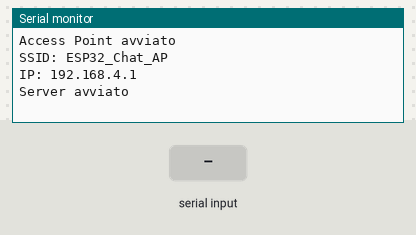
A sketch run on a simulated ESP32. On the bench: the last lines printed to the serial monitor. The test bench sets the inputs (shaded band).

Above: at 1.2 s.
1.3 s: "send \n" received over Serial
At 2.2 s:
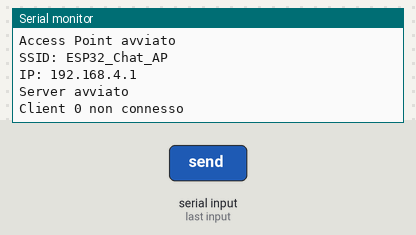
2.8 s: "broadcast \n" received over Serial
At 3.3 s:
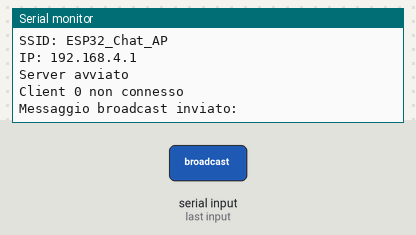
4.3 s: "90,45\n" received over Serial
At 5.5 s:
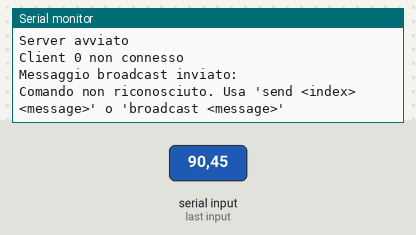
5.8 s: "broadcast ,45\n" received over Serial
At 6.8 s:
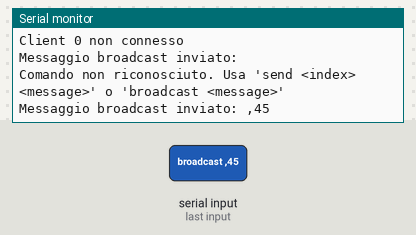

Measured:
- after the input at 1.3 s, the serial monitor: prints a new line at once (image 1)
- after the input at 2.8 s, the serial monitor: prints a new line at once (image 2)
- after the input at 4.3 s, the serial monitor: prints a new line at once (image 3)
- after the input at 5.8 s, the serial monitor: prints a new line at once (image 4)

The sketch:

7s.ino
```cpp
#include <WiFi.h>

const char* ssid = "ESP32_Chat_AP";
const char* password = "12345678"; // Password minima di 8 caratteri

WiFiServer server(12345);
WiFiClient clients[5]; // Max 5 client
unsigned long lastConfigPrintTime = 0; // Variabile per tracciare il tempo

void setupAccessPoint() {
  WiFi.softAP(ssid, password);
  Serial.println("Access Point avviato");
  Serial.print("SSID: ");
  Serial.println(ssid);
  Serial.print("IP: ");
  Serial.println(WiFi.softAPIP());
}

void printConnectedClients() {
  Serial.println("Elenco client connessi:");
  for (int i = 0; i < 5; i++) {
    if (clients[i] && clients[i].connected()) {
      Serial.printf("Client ID %d: IP %s\n", i, clients[i].remoteIP().toString().c_str());
    }
  }
}

void handleNewClients() {
  if (server.hasClient()) {
    for (int i = 0; i < 5; i++) {
      if (!clients[i] || !clients[i].connected()) {
        if (clients[i]) clients[i].stop();
        clients[i] = server.available();
        if (clients[i]) {
          Serial.printf("Nuovo client connesso: ID %d, IP %s\n", i, clients[i].remoteIP().toString().c_str());
          clients[i].printf("ID:%d\n", i); // Invia ID al client
        }
        break;
      }
    }
  }
}

void handleClientMessages() {
  for (int i = 0; i < 5; i++) {
    if (clients[i] && clients[i].connected() && clients[i].available()) {
      String message = clients[i].readStringUntil('\n');
      Serial.printf("Client %d: %s\n", i, message.c_str());
      for (int j = 0; j < 5; j++) {
        if (j != i && clients[j] && clients[j].connected()) {
          clients[j].println(message);
        }
      }
    }
  }
}

void sendMessageToClient(int clientIndex, const String& message) {
  if (clients[clientIndex] && clients[clientIndex].connected()) {
    clients[clientIndex].println(message);
    Serial.printf("Messaggio inviato al client %d: %s\n", clientIndex, message.c_str());
  } else {
    Serial.printf("Client %d non connesso\n", clientIndex);
  }
}

void broadcastMessage(const String& message) {
  for (int i = 0; i < 5; i++) {
    if (clients[i] && clients[i].connected()) {
      clients[i].println(message);
    }
  }
  Serial.printf("Messaggio broadcast inviato: %s\n", message.c_str());
}

void handleServerInput() {
  if (Serial.available()) {
    String input = Serial.readStringUntil('\n');
    if (input.startsWith("send ")) {
      int clientIndex = input.substring(5, 6).toInt();
      String message = input.substring(7);
      sendMessageToClient(clientIndex, message);
    } else if (input.startsWith("broadcast ")) {
      String message = input.substring(10);
      broadcastMessage(message);
    } else {
      Serial.println("Comando non riconosciuto. Usa 'send <index> <message>' o 'broadcast <message>'");
    }
  }
}

void printConfigurationPeriodically() {
  unsigned long currentTime = millis();
  if (currentTime - lastConfigPrintTime >= 60000) { // 1 minuto = 60000 ms
    Serial.println("Configurazione attuale:");
    Serial.print("SSID: ");
    Serial.println(ssid);
    Serial.print("IP: ");
    Serial.println(WiFi.softAPIP());
    printConnectedClients(); // Mostra elenco client connessi
    lastConfigPrintTime = currentTime;
  }
}

void setup() {
  Serial.begin(115200);
  setupAccessPoint();
  server.begin();
  Serial.println("Server avviato");
}

void loop() {
  handleNewClients();
  handleClientMessages();
  handleServerInput();
  printConfigurationPeriodically();
}
```
